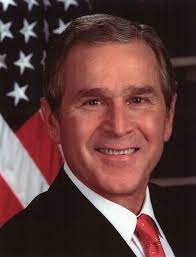
#> input picture test3.jfif, 196 x 257 px
$ python face_recognition_identifying_faces.py
#> lines starting #> are read from the running program, lines starting #| are printed output that depends on the picture; after the words box and inside, x2 and y2 are one past the last pixel; in counts of white or black regions, pixels touching at a corner belong together
import cv2
import os

haar_file = 'haarcascade_frontalface_default.xml'
face_cascade = cv2.CascadeClassifier(haar_file)

imagename = 'test3.jfif'

img=cv2.imread(imagename)
#> img is the input picture: shape (257, 196, 3); mean B, G, R 59, 61.4, 95.5
img=cv2.resize(img, (520,520))
#> img: shape (520, 520, 3)
gray = cv2.cvtColor(img, cv2.COLOR_BGR2GRAY)
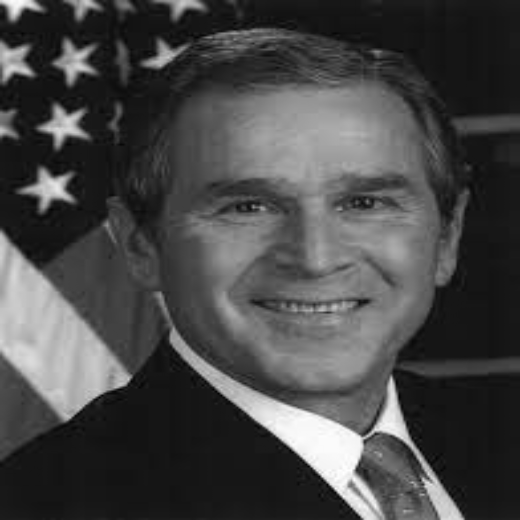
#> gray: shape (520, 520); min 2, max 255, mean 71.2
faces = face_cascade.detectMultiScale(gray, 1.3, 4)
#> faces = [[171, 88, 296, 296]]

folder='saved image'
facedatabase = os.listdir(folder)
faceimagearray =[cv2.imread(folder+'/'+file) for file in facedatabase]
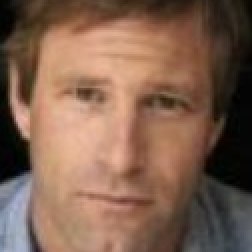
#> input picture saved image/Aaron.png, 126 x 126 px (shown 2 times larger)
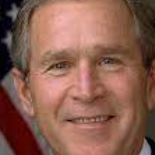
#> input picture saved image/bush.png, 155 x 155 px
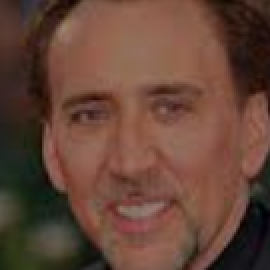
#> input picture saved image/cage.png, 135 x 135 px (shown 2 times larger)
#> faceimagearray = 3 items

if len(faces) >0:
    for face in faces:
        x, y, w, h = face

        startpoint=(x,y)
        endpoint=(x+w,y+h)
        color=(255,0,0)

        cropface = img[y-5:y+h+5,x-5:x+w+5]

        matchings=[]

        for arr in faceimagearray:
            result = cv2.matchTemplate(cv2.resize(cropface, (64,64)),
                                       cv2.resize(arr, (64,64)),
                                       cv2.TM_CCOEFF_NORMED)[0][0]
            matchings.append(result)

        if max(matchings)<0.5:
            cv2.putText(img, 'unknown', (x,y),cv2.FONT_HERSHEY_SIMPLEX,1,
                        (0,255,0),2, cv2.LINE_AA)
        else:
            t=facedatabase[matchings.index(max(matchings))]
            cv2.putText(img, t.split('.')[0], (x,y),cv2.FONT_HERSHEY_SIMPLEX,1,
                        (0,255,0),2, cv2.LINE_AA)

        cv2.rectangle(img, startpoint, endpoint, color, 2)
#> this loop made 1 pass
#> (x, y, w, h, endpoint, color, t) on pass 1: (171, 88, 296, 296, (467, 384), (255, 0, 0), 'bush.png')
#> pass 1, `cropface = img[y-5:y+h+5,x-5:x+w+5]`:
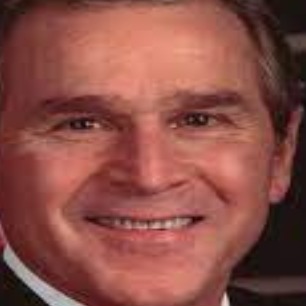
#> cropface: shape (306, 306, 3); mean B, G, R 70.9, 78.7, 138.3
#> arr is the input picture: shape (135, 135, 3); mean B, G, R 56.1, 69.6, 101.8
#> after the loop:
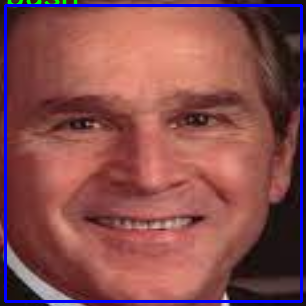
#> cropface: shape (306, 306, 3); 4.01% of pixels changed, all inside (x1, y1, x2, y2) = (4, 0, 303, 303)
#> after the loop:
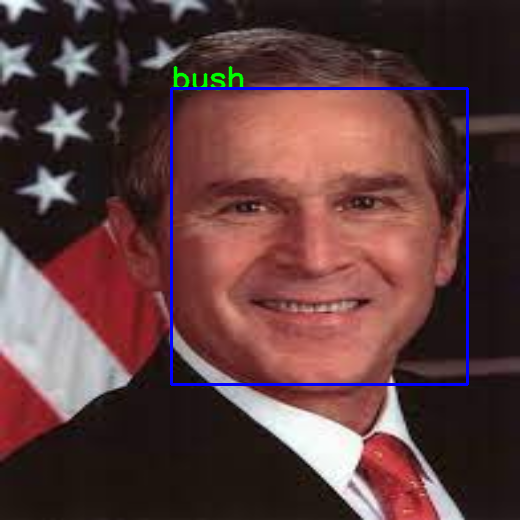
#> img: shape (520, 520, 3); mean B, G, R 61.6, 61.1, 94.3
    cv2.imshow('image',img)
    cv2.waitKey(0)

else:

    pass
